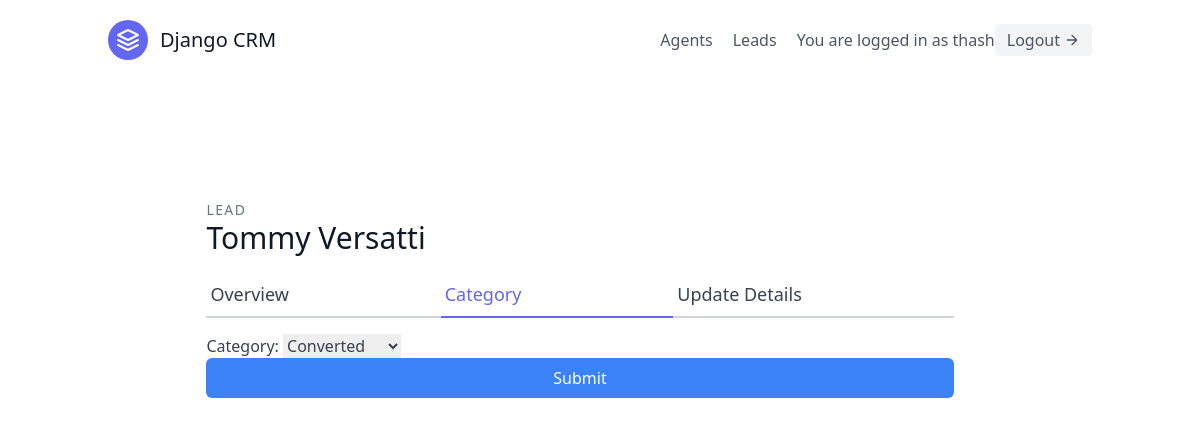
Page /leads/categories/2/update/ (signed in) on the earlier database version.
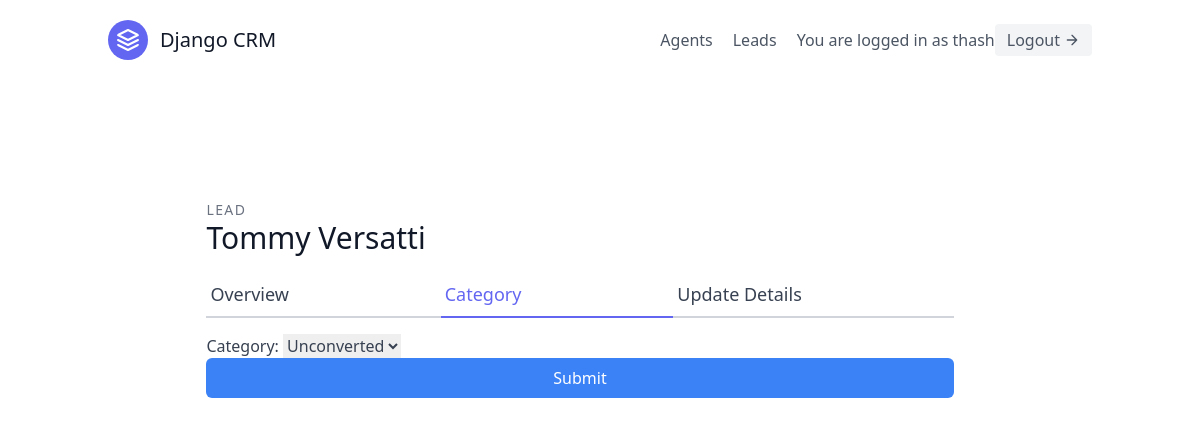
Same page on the later database version.
### leads/models.py (models this page shows, shortened)
class Lead(models.Model):
    first_name = models.CharField(max_length=20)
    last_name = models.CharField(max_length=20)
    age = models.IntegerField(default=0)
    agent = models.ForeignKey(Agent, null=True, blank=True, on_delete=models.SET_NULL)
    organisation = models.ForeignKey(UserProfile, on_delete=models.CASCADE)
    category = models.ForeignKey("Category", related_name="leads",  null=True, blank=True, on_delete=models.SET_NULL)
    description = models.TextField()
    date_added = models.DateTimeField(auto_now_add=True)
    phone_number = models.CharField(max_length=20)
    email = models.EmailField()

### leads/views.py (the view, shortened to what this page needs)
# urls.py: path('categories/<int:pk>/update/', views.CategoryUpdateView.as_view(), name='category-update'),
class CategoryUpdateView(LoginRequiredMixin, generic.UpdateView):
    template_name = "leads/category_update.html"
    form_class = LeadCategoryUpdateForm
    def get_queryset(self):
        user = self.request.user
        if user.is_organiser:
            queryset = Lead.objects.filter(organisation=user.userprofile)
        else:
            queryset = Lead.objects.filter(organisation=user.agent.organisation)
            queryset = queryset.filter(agent__user=user)
        return queryset

### leads/forms.py
class LeadCategoryUpdateForm(forms.ModelForm):
    class Meta:
        model = Lead
        fields = ("category",)

### leads/models.py (called while the page is built)
    def __str__(self):
        return self.name

### leads/templates/leads/category_update.html (shortened to what this page needs)
{% extends "base.html" %}
{% load tailwind_filters %}
{% block content %}
<section class="text-gray-700 body-font overflow-hidden">
    <div class="container px-5 py-24 mx-auto">
      <div class="lg:w-4/5 mx-auto flex flex-wrap">
        <div class="w-full lg:pr-10 lg:py-6 mb-6 lg:mb-0">
            <h2 class="text-sm title-font text-gray-500 tracking-widest">LEAD</h2>
            <h1 class="text-gray-900 text-3xl title-font font-medium mb-4">{{ lead.first_name }} {{ lead.last_name }}</h1>
            <div class="flex mb-4">
                <a href="{% url 'leads:detail' lead.pk %}" class="flex-grow border-b-2 border-gray-300 py-2 text-lg px-1">
                    Overview
                </a>
                <a href="{% url 'leads:category-update' lead.pk %}" class="flex-grow text-indigo-500 border-b-2 border-indigo-500 py-2 text-lg px-1">
                    Category
                </a>
                <a href="{% url 'leads:update' lead.pk %}" class="flex-grow border-b-2 border-gray-300 py-2 text-lg px-1">
                    Update Details
                </a>
            </div>
            <form form method="post">
                {{ form|crispy }}
                <button type="submit" class="w-full text-white bg-blue-500 hover:bg-blue-600 px-3 py-2 rounded-md">Submit</button>
            </form>
        </div>
      </div>
    </div>
  </section>
{% endblock content %}

Differences in the rows shown:
changed Lead "Tommy": category "Converted" → "Unconverted"
